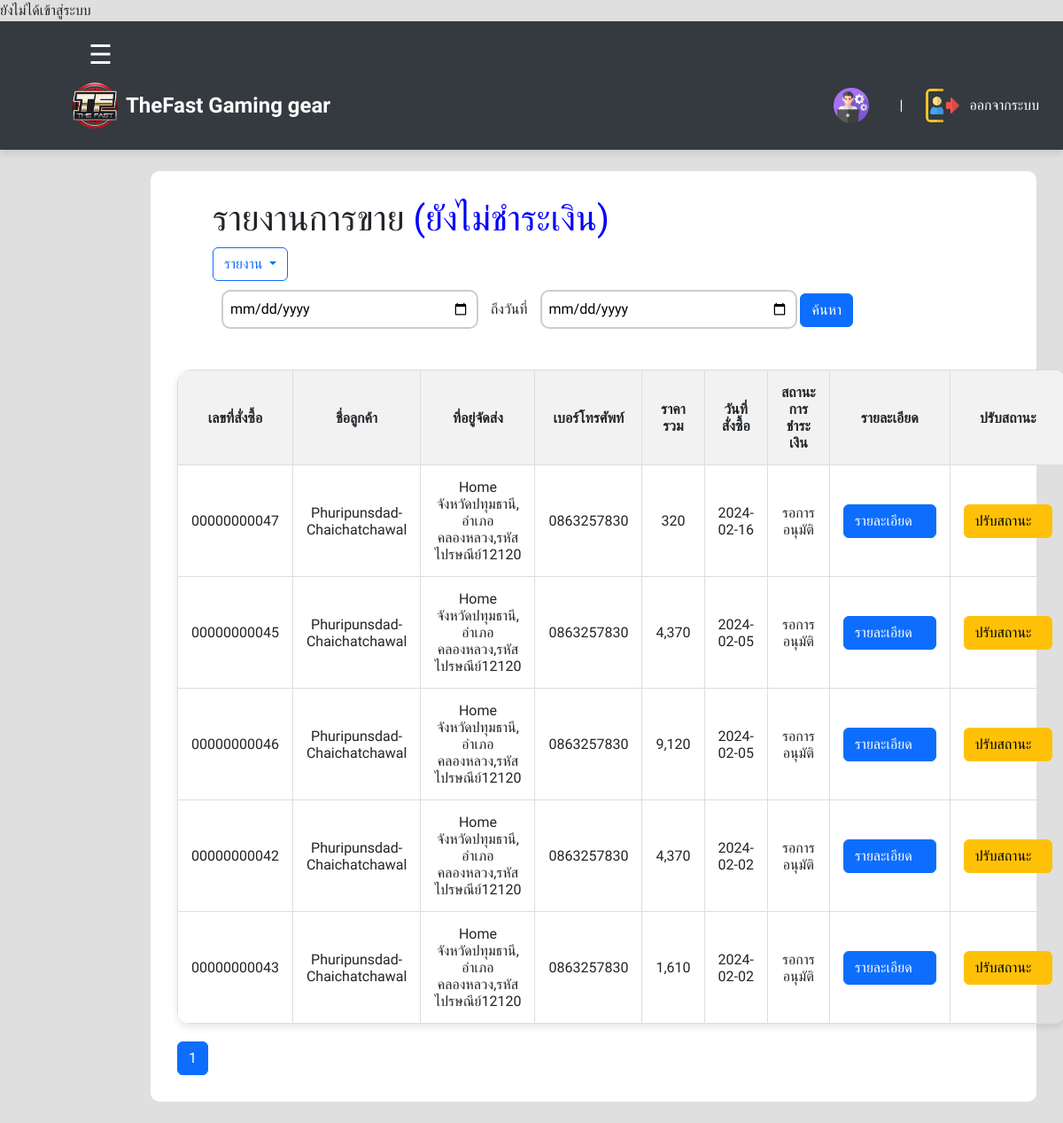
/admin/index_ad.php?C=1&D=4, run on the app's committed database.
### tables this page shows
CREATE TABLE `orderlist` (
  `List_ID` int(11) UNSIGNED ZEROFILL NOT NULL,
  `Cus_ID` int(11) NOT NULL,
  `List_total` float(8,2) NOT NULL,
  `List_status` enum('PAY','NOTPAY','CANCEL') NOT NULL,
  `List_date` date NOT NULL DEFAULT current_timestamp(),
  `Pay_img` text NOT NULL,
  `shipping_type` varchar(10) NOT NULL
);

CREATE TABLE `customer` (
  `Cus_ID` int(11) UNSIGNED ZEROFILL NOT NULL,
  `Cus_Username` varchar(50) NOT NULL,
  `Cus_Password` varchar(20) NOT NULL,
  `Cus_Email` varchar(60) NOT NULL,
  `Cus_tel` varchar(10) NOT NULL,
  `Cus_FName` varchar(50) NOT NULL,
  `Cus_LName` varchar(50) NOT NULL,
  `Cus_Status` enum('ADMIN','USER') NOT NULL DEFAULT 'USER'
);

CREATE TABLE `addresscus` (
  `Add_ID` int(10) UNSIGNED ZEROFILL NOT NULL,
  `Add_Province` varchar(50) NOT NULL,
  `Add_District` varchar(50) NOT NULL,
  `Add_Zip_code` int(7) NOT NULL,
  `Add_Address` text NOT NULL,
  `Cus_ID` int(11) NOT NULL,
  `Add_status` enum('DEFAULT','RESERVE','','') NOT NULL,
  `Add_Subdistrict` varchar(50) NOT NULL,
  `provinces_id` int(11) NOT NULL,
  `amphures_id` int(11) NOT NULL,
  `id` int(11) NOT NULL
);

### admin/salesreportnotpay.php (the view, shortened to what this page needs)
<body>
    <div class="col-sm-10">
        <div style="display: flex; align-items: center;">
            <div style="margin-left: 40px;">
                <h1>รายงานการขาย<span style="color: blue;"> (ยังไม่ชำระเงิน)</span></h1>
                <div class="dropdown">
                    <button class="btn btn-outline-primary dropdown-toggle" type="button" id="reportOptions"
                        data-bs-toggle="dropdown" aria-haspopup="true" aria-expanded="false">
                        รายงาน
                    </button>
                </div>
                <div style="margin-top: 10px; display: flex; align-items: center;">
                    <form action="index_ad.php?C=1&D=14" method="post">
                        <input type="date" name="start_date" class="custom-input2" placeholder="วว/ดด/ปปปป"
                            style="width: 290px; margin-right: 10px;">
                        ถึงวันที่
                        <input type="date" name="end_date" class="custom-input2"
                            style="margin-left: 10px; width: 290px;" required>
                        <button type="submit" class="btn btn-primary">ค้นหา</button>
                    </form>
                </div>
            </div>
        </div>
        <table>
            <thead>
                <tr>
                    <th>เลขที่สั่งซื้อ</th>
                    <th>ชื่อลูกค้า</th>
                    <th>ที่อยู่จัดส่ง</th>
                    <th>เบอร์โทรศัพท์</th>
                    <th>ราคารวม</th>
                    <th>วันที่สั่งซื้อ</th>
                    <th>สถานะการชำระเงิน</th>
                    <th>รายละเอียด</th>
                    <th>ปรับสถานะ</th>
                </tr>
            </thead>
            <tbody>
                <?php
                include 'condb.php';
                $sql = "SELECT List_ID, Cus_ID, List_total, List_status, List_date
                        FROM orderlist
                        WHERE List_status = 'NOTPAY'";
                $result = mysqli_query($conn, $sql);
                $rows_per_page = 10;
                $total_rows = mysqli_num_rows($result);
                $total_pages = ceil($total_rows / $rows_per_page);
                if (isset($_GET['page']) && is_numeric($_GET['page'])) {
                    $current_page = $_GET['page'];
                } else {
                    $current_page = 1;
                }
                $start_row = ($current_page - 1) * $rows_per_page;
                $sql_pagination = "SELECT o.List_ID, o.Cus_ID, c.Cus_FName, c.Cus_tel, c.Cus_LName,  o.List_total, o.List_status, o.List_date, o.Pay_img
                                    FROM orderlist o
                                    JOIN customer c ON o.Cus_ID = c.Cus_ID
                                    WHERE o.List_status = 'NOTPAY'
                                    ORDER BY o.List_date DESC  -- เพิ่มเงื่อนไขนี้
                                    LIMIT $start_row, $rows_per_page";
                $result_pagination = mysqli_query($conn, $sql_pagination);
                while ($row = mysqli_fetch_assoc($result_pagination)) {
                    $modalID = "myModal" . $row['List_ID'];
                    $modalID1 = "detailModal" . $row['List_ID'];
                    $sql_address = "SELECT Add_Address, Add_Province, Add_District, Add_Zip_code
                                    FROM addresscus
                                    WHERE Cus_ID = {$row['Cus_ID']} AND Add_Status = 'DEFAULT'";
                    $result_address = mysqli_query($conn, $sql_address);
                    $row_address = mysqli_fetch_assoc($result_address);
                ?>
                <tr>
                    <td><?php echo $row['List_ID']; ?></td>
                    <td style="width: 15%;"><?php echo $row['Cus_FName']; ?>-<?php echo $row['Cus_LName']; ?></td>
                    <td style="width: 25%;">
                        <?php echo $row_address['Add_Address']; ?><br>จังหวัด<?php echo $row_address['Add_Province']; ?>,
                        อำเภอ<?php echo $row_address['Add_District']; ?>,รหัสไปรษณีย์<?php echo $row_address['Add_Zip_code']; ?>
                    </td>
                    <td><?php echo $row['Cus_tel']; ?></td>
                    <td><?php echo number_format($row['List_total']);?></td>
                    <td><?php echo $row['List_date']; ?></td>
                    <td><?php
                    if ($row['List_status'] == 'NOTPAY') {
                        echo 'รอการอนุมัติ';
                    } else {
                        echo $row['List_status'];
                    }
                    ?></td>
                    <td style="width: 8%;">
                        <center><a href="#" class="btn btn-primary" data-bs-toggle="modal"
                                style="display: flex; width: 105px; "
                                data-bs-target="#<?php echo $modalID1; ?>">รายละเอียด</a>
                        </center>
                    </td>
                    <td style="width: 8%;">
                        <center><a href="#" class="btn btn-warning" data-bs-toggle="modal"
                                style="display: flex; width: 100px;"
                                data-bs-target="#<?php echo $modalID; ?>">ปรับสถานะ</a>
                        </center>
                    </td>
                </tr>
                <?php
                }
                ?>
            </tbody>
        </table>
        <div class="pagination">
            <?php
                for ($page = 1; $page <= $total_pages; $page++) {
                    if ($page == $current_page) {
                        echo "<li class='page-item active'><a class='page-link' href='#'>$page</a></li>";
                    } else {
                        echo "<li class='page-item'><a class='page-link' href='?page=$page&C=1&D=4'>$page</a></li>";
                    }
                }
            ?>
        </div>
    </div><br>
</body>

### css/stylenav1.css (style rules this page uses)
body { margin: 0; padding: 0; list-style: none; background-color: #dfdfdf; }
body { font-family: 'Prompt', sans-serif; }

### admin/index_ad.php (style rules this page uses)
body { font-family: 'Prompt', sans-serif; }

### admin/salesreportnotpay.php (style rules this page uses)
.col-sm-10 { margin-left: 170px; background-color: #ffffff; border-radius: 10px; padding: 30px; }
.custom-input2 { width: 100%; padding: 8px; margin-bottom: 10px; border: 2px solid #ccc; border-radius: 10px; box-sizing: border-box; transition: border-color 0.3s; margin-left: 0; }
.custom-input2::placeholder { position: absolute; top: 8px; left: 10px; font-size: 16px; color: #888; opacity: 1; transition: transform 0.3s, opacity 0.3s; }
table { width: 100%; border-collapse: collapse; border-radius: 15px; overflow: hidden; box-shadow: 0 4px 8px rgba(0, 0, 0, 0.1); margin: 20px 0; margin-right: auto; margin-left: auto; }
th, td { padding: 15px; text-align: center; border-bottom: 1px solid #ddd; border: 1px solid #ddd; }
th { background-color: #f2f2f2; }

### data on the page
orderlist: List_ID "00000000047", Cus_ID.Cus_FName "Phuripunsdad", Cus_ID.Cus_LName "Chaichatchawal", addresscus.Add_Address "Home", addresscus.Add_Province "ปทุมธานี", addresscus.Add_District "คลองหลวง", addresscus.Add_Zip_code "12120", Cus_ID.Cus_tel "0863257830", List_total "320", List_date "2024-02-16", List_status "รอการอนุมัติ"
orderlist: List_ID "00000000045", Cus_ID.Cus_FName "Phuripunsdad", Cus_ID.Cus_LName "Chaichatchawal", addresscus.Add_Address "Home", addresscus.Add_Province "ปทุมธานี", addresscus.Add_District "คลองหลวง", addresscus.Add_Zip_code "12120", Cus_ID.Cus_tel "0863257830", List_total "4,370", List_date "2024-02-05", List_status "รอการอนุมัติ"
orderlist: List_ID "00000000046", Cus_ID.Cus_FName "Phuripunsdad", Cus_ID.Cus_LName "Chaichatchawal", addresscus.Add_Address "Home", addresscus.Add_Province "ปทุมธานี", addresscus.Add_District "คลองหลวง", addresscus.Add_Zip_code "12120", Cus_ID.Cus_tel "0863257830", List_total "9,120", List_date "2024-02-05", List_status "รอการอนุมัติ"
orderlist: List_ID "00000000042", Cus_ID.Cus_FName "Phuripunsdad", Cus_ID.Cus_LName "Chaichatchawal", addresscus.Add_Address "Home", addresscus.Add_Province "ปทุมธานี", addresscus.Add_District "คลองหลวง", addresscus.Add_Zip_code "12120", Cus_ID.Cus_tel "0863257830", List_total "4,370", List_date "2024-02-02", List_status "รอการอนุมัติ"
orderlist: List_ID "00000000043", Cus_ID.Cus_FName "Phuripunsdad", Cus_ID.Cus_LName "Chaichatchawal", addresscus.Add_Address "Home", addresscus.Add_Province "ปทุมธานี", addresscus.Add_District "คลองหลวง", addresscus.Add_Zip_code "12120", Cus_ID.Cus_tel "0863257830", List_total "1,610", List_date "2024-02-02", List_status "รอการอนุมัติ"
